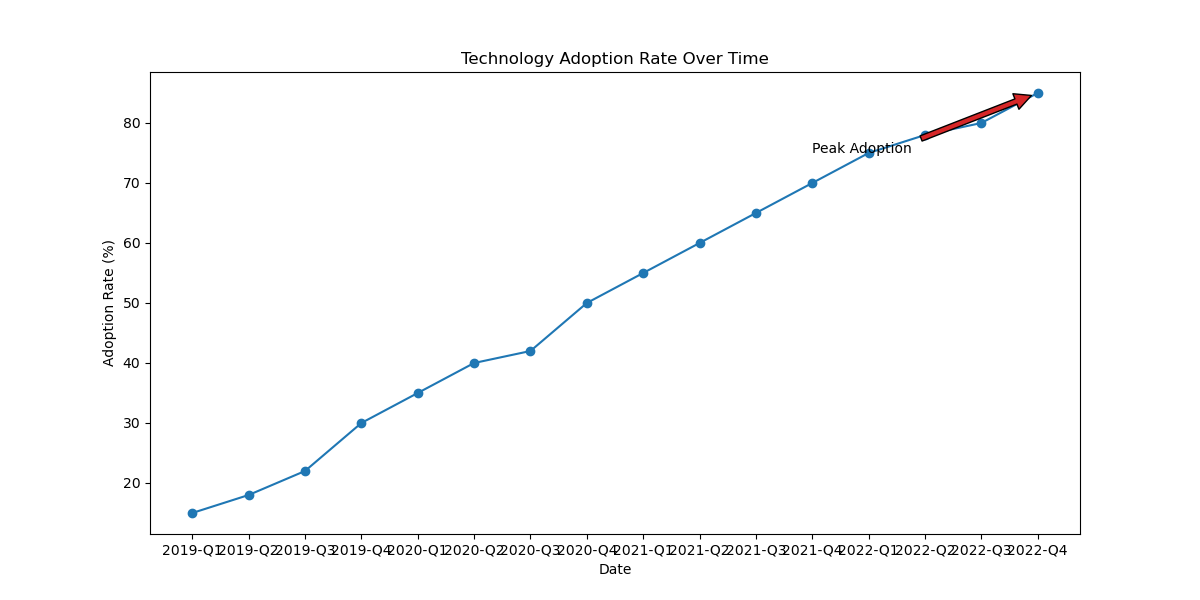

This chart was generated by the following Python code:

import matplotlib.pyplot as plt

# Data
dates = ['2019-Q1', '2019-Q2', '2019-Q3', '2019-Q4', '2020-Q1', '2020-Q2', '2020-Q3', '2020-Q4', 
         '2021-Q1', '2021-Q2', '2021-Q3', '2021-Q4', '2022-Q1', '2022-Q2', '2022-Q3', '2022-Q4']
adoption_rate = [15, 18, 22, 30, 35, 40, 42, 50, 55, 60, 65, 70, 75, 78, 80, 85]

# Plotting the line chart
plt.figure(figsize=(12, 6))  # Change width and height
plt.plot(dates, adoption_rate, color='#1f77b4', marker='o')  # Specific color codes and marker style

# Annotate a specific point with the label
plt.annotate('Peak Adoption', xy=('2022-Q4', 85), xytext=('2021-Q4', 75),
             arrowprops=dict(facecolor='#d62728', shrink=0.05))

# Adding a title and labels
plt.title('Technology Adoption Rate Over Time')  # Change the topic/headline
plt.xlabel('Date')
plt.ylabel('Adoption Rate (%)')

# Show the plot
plt.show()
